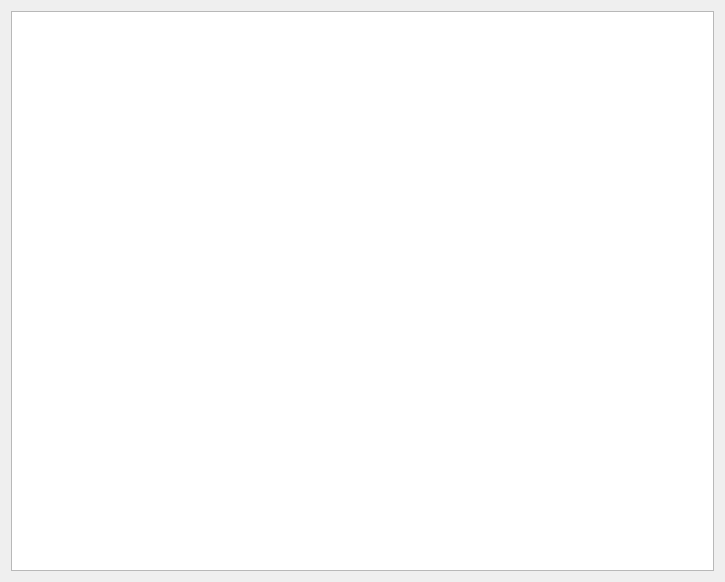
<?xml version="1.0" encoding="UTF-8"?>
<ui version="4.0">
 <class>MainWindow</class>
 <widget class="QMainWindow" name="MainWindow">
  <property name="geometry">
   <rect>
    <x>0</x>
    <y>0</y>
    <width>725</width>
    <height>582</height>
   </rect>
  </property>
  <property name="windowTitle">
   <string>MainWindow</string>
  </property>
  <widget class="QWidget" name="centralWidget">
   <layout class="QGridLayout" name="gridLayout">
    <item row="0" column="0">
     <widget class="QGraphicsView" name="graphicsView"/>
    </item>
   </layout>
  </widget>
 </widget>
 <layoutdefault spacing="6" margin="11"/>
 <resources/>
 <connections/>
</ui>
